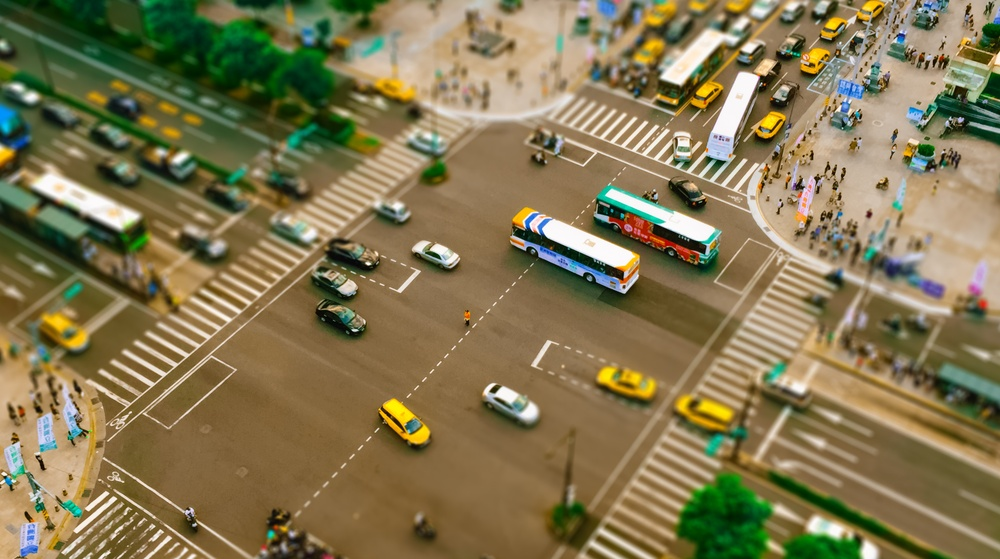
#> input picture Faster_RCNN/1.jpg, 1000 x 559 px, shrunk from 2533 x 1417 before the run
$ python selective_search.py
#> lines starting #> are read from the running program, lines starting #| are printed output that depends on the picture
# -*- coding: utf-8 -*-
# from __future__ import division

import skimage.io
import skimage.feature
import skimage.color
import skimage.transform
import skimage.util
import skimage.segmentation
# import skimage.data
import numpy as np
import matplotlib.pyplot as plt
import matplotlib.patches as mpatches
import cv2


# "Selective Search for Object Recognition" by J.R.R. Uijlings et al.
#
#  - Modified version with LBP extractor for texture vectorization


def _generate_segments(im_orig, scale, sigma, min_size):
    """
        segment smallest regions by the algorithm of Felzenswalb and
        Huttenlocher
    """

    # open the Image
    im_mask = skimage.segmentation.felzenszwalb(
        skimage.util.img_as_float(im_orig), scale=scale, sigma=sigma,
        min_size=min_size)

    # merge mask channel to the image as a 4th channel
    im_orig = np.append(
        im_orig, np.zeros(im_orig.shape[:2])[:, :, np.newaxis], axis=2)
    im_orig[:, :, 3] = im_mask

    return im_orig


def _sim_colour(r1, r2):
    """
        calculate the sum of histogram intersection of colour
    """
    return sum([min(a, b) for a, b in zip(r1["hist_c"], r2["hist_c"])])


def _sim_texture(r1, r2):
    """
        calculate the sum of histogram intersection of texture
    """
    return sum([min(a, b) for a, b in zip(r1["hist_t"], r2["hist_t"])])


def _sim_size(r1, r2, imsize):
    """
        calculate the size similarity over the image
    """
    return 1.0 - (r1["size"] + r2["size"]) / imsize


def _sim_fill(r1, r2, imsize):
    """
        calculate the fill similarity over the image
    """
    bbsize = (
            (max(r1["max_x"], r2["max_x"]) - min(r1["min_x"], r2["min_x"]))
            * (max(r1["max_y"], r2["max_y"]) - min(r1["min_y"], r2["min_y"]))
    )
    return 1.0 - (bbsize - r1["size"] - r2["size"]) / imsize


def _calc_sim(r1, r2, imsize):
    return (_sim_colour(r1, r2) + _sim_texture(r1, r2)
            + _sim_size(r1, r2, imsize) + _sim_fill(r1, r2, imsize))


def _calc_colour_hist(img):
    """
        calculate colour histogram for each region

        the size of output histogram will be BINS * COLOUR_CHANNELS(3)

        number of bins is 25 as same as [uijlings_ijcv2013_draft.pdf]

        extract HSV
    """

    BINS = 25
    hist = np.array([])

    for colour_channel in (0, 1, 2):
        # extracting one colour channel
        c = img[:, colour_channel]

        # calculate histogram for each colour and join to the result
        hist = np.concatenate(
            [hist] + [np.histogram(c, BINS, (0.0, 255.0))[0]])

    # L1 normalize
    hist = hist / len(img)

    return hist


def _calc_texture_gradient(img):
    """
        calculate texture gradient for entire image

        The original SelectiveSearch algorithm proposed Gaussian derivative
        for 8 orientations, but we use LBP instead.

        output will be [height(*)][width(*)]
    """
    ret = np.zeros((img.shape[0], img.shape[1], img.shape[2]))

    for colour_channel in (0, 1, 2):
        ret[:, :, colour_channel] = skimage.feature.local_binary_pattern(
            img[:, :, colour_channel], 8, 1.0)

    return ret


def _calc_texture_hist(img):
    """
        calculate texture histogram for each region

        calculate the histogram of gradient for each colours
        the size of output histogram will be
            BINS * ORIENTATIONS * COLOUR_CHANNELS(3)
    """
    BINS = 10

    hist = np.array([])

    for colour_channel in (0, 1, 2):
        # mask by the colour channel
        fd = img[:, colour_channel]

        # calculate histogram for each orientation and concatenate them all
        # and join to the result
        hist = np.concatenate(
            [hist] + [np.histogram(fd, BINS, (0.0, 1.0))[0]])

    # L1 Normalize
    hist = hist / len(img)

    return hist


def _extract_regions(img):
    R = {}

    # get hsv image
    hsv = skimage.color.rgb2hsv(img[:, :, :3])

    # pass 1: count pixel positions
    for y, i in enumerate(img):

        for x, (r, g, b, l) in enumerate(i):

            # initialize a new region
            if l not in R:
                R[l] = {
                    "min_x": 0xffff, "min_y": 0xffff,
                    "max_x": 0, "max_y": 0, "labels": [l]}

            # bounding box
            if R[l]["min_x"] > x:
                R[l]["min_x"] = x
            if R[l]["min_y"] > y:
                R[l]["min_y"] = y
            if R[l]["max_x"] < x:
                R[l]["max_x"] = x
            if R[l]["max_y"] < y:
                R[l]["max_y"] = y

    # pass 2: calculate texture gradient
    tex_grad = _calc_texture_gradient(img)

    # pass 3: calculate colour histogram of each region
    for k, v in list(R.items()):
        # colour histogram
        masked_pixels = hsv[:, :, :][img[:, :, 3] == k]
        R[k]["size"] = len(masked_pixels / 4)
        R[k]["hist_c"] = _calc_colour_hist(masked_pixels)

        # texture histogram
        R[k]["hist_t"] = _calc_texture_hist(tex_grad[:, :][img[:, :, 3] == k])

    return R


def _extract_neighbours(regions):
    def intersect(a, b):
        if (a["min_x"] < b["min_x"] < a["max_x"]
            and a["min_y"] < b["min_y"] < a["max_y"]) or (
                a["min_x"] < b["max_x"] < a["max_x"]
                and a["min_y"] < b["max_y"] < a["max_y"]) or (
                a["min_x"] < b["min_x"] < a["max_x"]
                and a["min_y"] < b["max_y"] < a["max_y"]) or (
                a["min_x"] < b["max_x"] < a["max_x"]
                and a["min_y"] < b["min_y"] < a["max_y"]):
            return True
        return False

    R = list(regions.items())
    neighbours = []
    for cur, a in enumerate(R[:-1]):
        for b in R[cur + 1:]:
            if intersect(a[1], b[1]):
                neighbours.append((a, b))

    return neighbours


def _merge_regions(r1, r2):
    new_size = r1["size"] + r2["size"]
    rt = {
        "min_x": min(r1["min_x"], r2["min_x"]),
        "min_y": min(r1["min_y"], r2["min_y"]),
        "max_x": max(r1["max_x"], r2["max_x"]),
        "max_y": max(r1["max_y"], r2["max_y"]),
        "size": new_size,
        "hist_c": (
                          r1["hist_c"] * r1["size"] + r2["hist_c"] * r2["size"]) / new_size,
        "hist_t": (
                          r1["hist_t"] * r1["size"] + r2["hist_t"] * r2["size"]) / new_size,
        "labels": r1["labels"] + r2["labels"]
    }
    return rt


def selective_search(
        im_orig, scale=1.0, sigma=0.8, min_size=50):
    '''Selective Search

    Parameters
    ----------
        im_orig : ndarray
            Input image
        scale : int
            Free parameter. Higher means larger clusters in felzenszwalb segmentation.
        sigma : float
            Width of Gaussian kernel for felzenszwalb segmentation.
        min_size : int
            Minimum component size for felzenszwalb segmentation.
    Returns
    -------
        img : ndarray
            image with region label
            region label is stored in the 4th value of each pixel [r,g,b,(region)]
        regions : array of dict
            [
                {
                    'rect': (left, top, width, height),
                    'labels': [...],
                    'size': component_size
                },
                ...
            ]
    '''
    assert im_orig.shape[2] == 3, "3ch image is expected"

    # load image and get smallest regions
    # region label is stored in the 4th value of each pixel [r,g,b,(region)]
    img = _generate_segments(im_orig, scale, sigma, min_size)

    if img is None:
        return None, {}

    imsize = img.shape[0] * img.shape[1]
    R = _extract_regions(img)

    # extract neighbouring information
    neighbours = _extract_neighbours(R)

    # calculate initial similarities
    S = {}
    for (ai, ar), (bi, br) in neighbours:
        S[(ai, bi)] = _calc_sim(ar, br, imsize)

    # hierarchal search
    while S != {}:

        # get highest similarity
        i, j = sorted(S.items(), key=lambda i: i[1])[-1][0]

        # merge corresponding regions
        t = max(R.keys()) + 1.0
        R[t] = _merge_regions(R[i], R[j])

        # mark similarities for regions to be removed
        key_to_delete = []
        for k, v in list(S.items()):
            if (i in k) or (j in k):
                key_to_delete.append(k)

        # remove old similarities of related regions
        for k in key_to_delete:
            del S[k]

        # calculate similarity set with the new region
        for k in [a for a in key_to_delete if a != (i, j)]:
            n = k[1] if k[0] in (i, j) else k[0]
            S[(t, n)] = _calc_sim(R[t], R[n], imsize)

    regions = []
    for k, r in list(R.items()):
        regions.append({
            'rect': (
                r['min_x'], r['min_y'],
                r['max_x'] - r['min_x'], r['max_y'] - r['min_y']),
            'size': r['size'],
            'labels': r['labels']
        })

    return img, regions


def main():

    # loading astronaut image
    # img = skimage.data.astronaut()

    # 读取 JPG 文件
    im = cv2.imread('./1.jpg')
#> im is the input picture: shape (559, 1000, 3); mean B, G, R 81, 118.5, 130.2

    # 转换为 Numpy 数组
    img = np.array(im)
    print(img.shape)
#| (559, 1000, 3)

    # perform selective search
    img_lbl, regions = selective_search(
        img, scale=500, sigma=0.9, min_size=10)
#> in _generate_segments, `im_mask = skimage.segmentation.felzenszwalb( skimage.util.img_as_float..`:
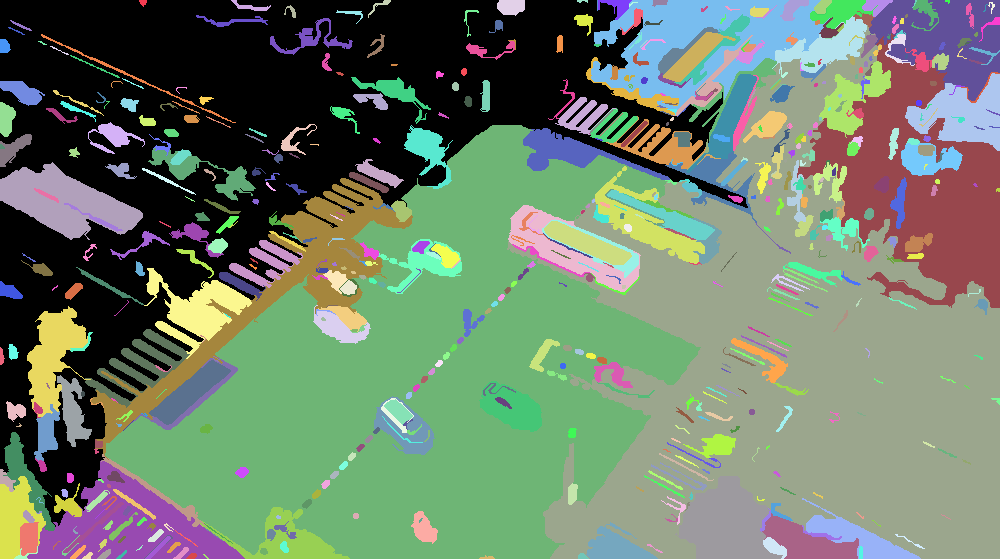
#> im_mask: shape (559, 1000) int64; 614 distinct labels, from 0 to 613; one colour per label, 0 black
#> in _generate_segments, `im_orig[:, :, 3] = im_mask`:
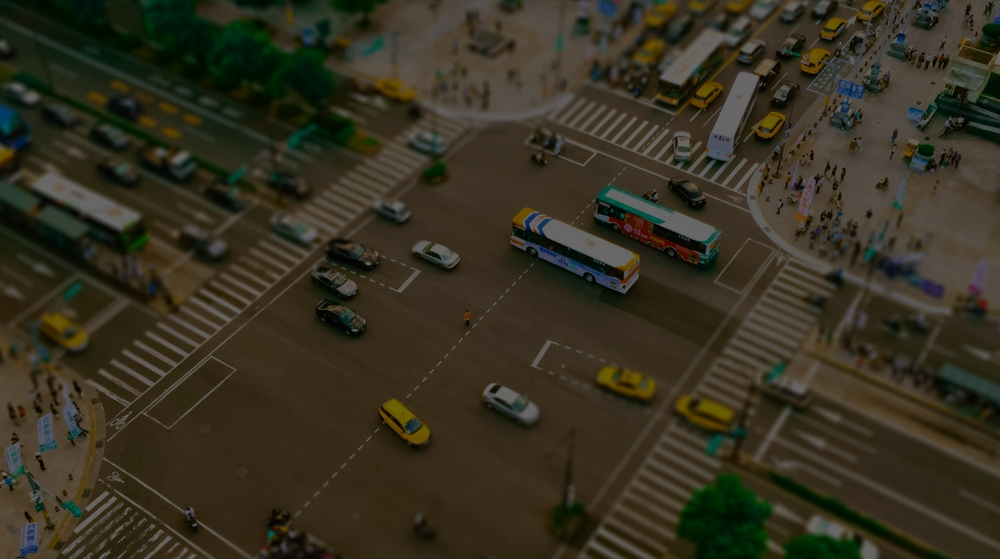
#> im_orig: shape (559, 1000, 4) float64; mean B, G, R, A 81, 118.5, 130.2, 139.1; drawn with min black and max white
#> in _extract_regions, `hsv = skimage.color.rgb2hsv(img[:, :, :3])`: hsv: shape (559, 1000, 3) float64; mean of channels 0, 1, 2 0.5, 0.5, 137.7
#> after the loop in _extract_regions, `for y, i in enumerate(img):`: R = 614 items
#> after the loop in _calc_texture_gradient, `for colour_channel in (0, 1, 2):`:
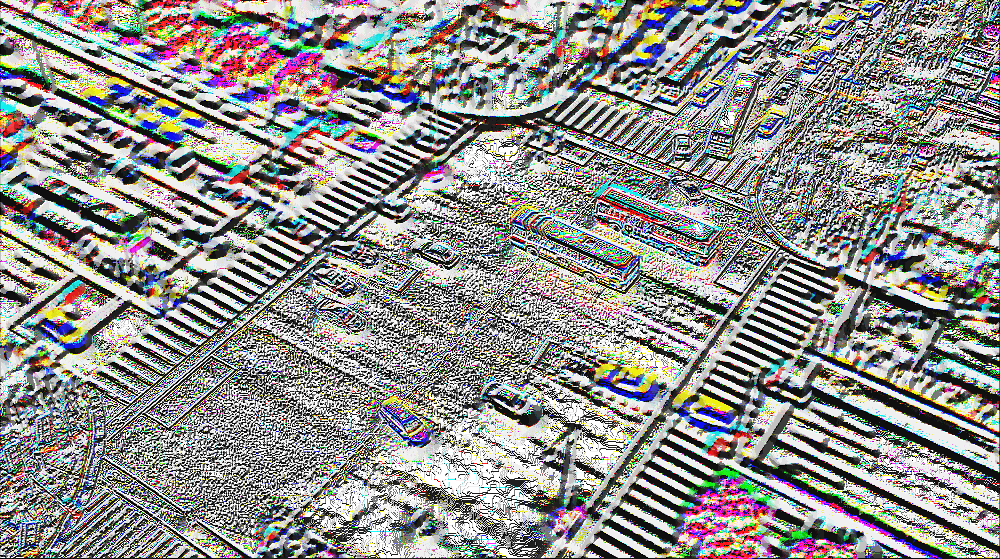
#> ret: shape (559, 1000, 4) float64; mean B, G, R, A 141, 142, 144.7, 0
#> after the loop in _extract_neighbours, `for cur, a in enumerate(R[:-1]):`: neighbours = 1980 items
#> the loop in selective_search, `for (ai, ar), (bi, br) in neighbours:` made 1980 passes
#> bi on passes 1 to 3: 1, 2, 3
#> the loop in selective_search, `while S != {}:` made 613 passes
#> (i, j, new_size in _merge_regions) on passes 1 to 3: (272, 314, 2835), (556, 601, 406), (605, 610, 128)

    candidates = set()
    for r in regions:
        # excluding same rectangle (with different segments)
        if r['rect'] in candidates:
            continue
        # excluding regions smaller than 2000 pixels
        if r['size'] < 2000:
            continue
        # distorted rects
        x, y, w, h = r['rect']
        if w / h > 1.2 or h / w > 1.2:
            continue
        candidates.add(r['rect'])
#> this loop made 1227 passes
#> r on passes 1 to 3: {'rect': (0, 0, 747, 526), 'size': 133117, 'labels': [0]}, {'rect': (139, 0, 7, 6), 'size': 37, 'labels': [1]}, {'rect': (231, 0, 39, 10), 'size': 153, 'labels': [2]}

    # draw rectangles on the original image
    fig, ax = plt.subplots(ncols=1, nrows=1, figsize=(6, 6))
    ax.imshow(img)
    for x, y, w, h in candidates:
        print(x, y, w, h)
        rect = mpatches.Rectangle(
            (x, y), w, h, fill=False, edgecolor='red', linewidth=1)
        ax.add_patch(rect)
#> this loop made 21 passes
#> (x, y, w, h) on passes 1 to 12: (91, 178, 321, 281), (665, 151, 105, 112), (819, 0, 180, 175), (0, 268, 251, 262), (144, 268, 107, 90), (673, 35, 113, 107), (507, 0, 492, 558), (466, 0, 533, 558), (507, 25, 492, 533), (819, 0, 180, 159), (593, 166, 111, 97), (595, 166, 109, 97)
#| 91 178 321 281
#| 665 151 105 112
#| 819 0 180 175
#| 0 268 251 262
#| 144 268 107 90
#| 673 35 113 107
#| 507 0 492 558
#| 466 0 533 558
#> (further printed lines are left out)

    plt.show()
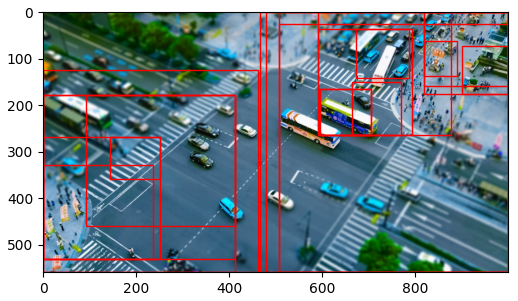
#> figure drawn by matplotlib, 1 panel; B, G, R data is drawn as R, G, B


if __name__ == '__main__':
    # 速度感人
    main()
